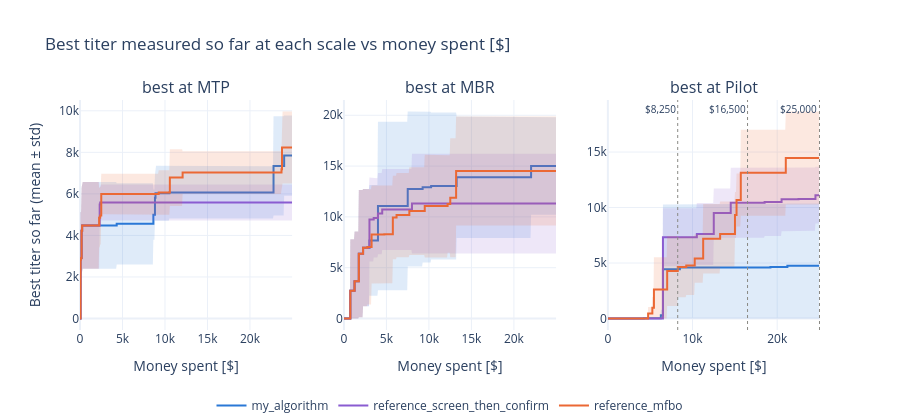
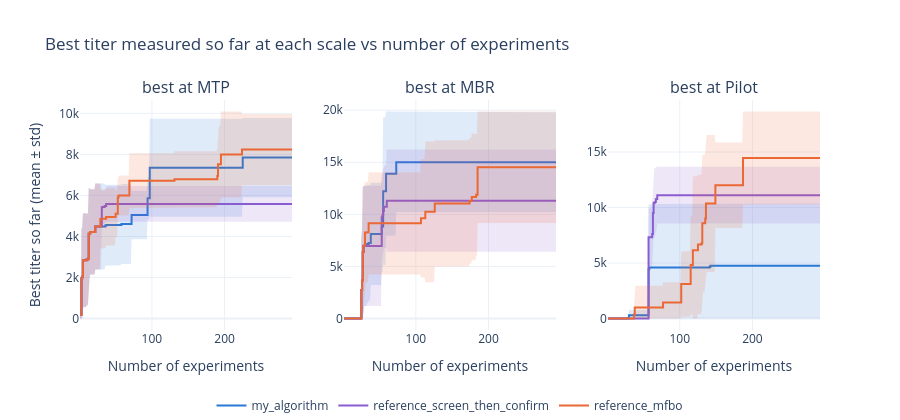

Notebook source saved alongside these figures, in order:
### Code cell
show_results(runs)

### Figure 1 — Plotly figure (JSON) as saved in the notebook; plotly's stock layout.template omitted (floating-point values rounded to 4 significant figures; data arrays with more than 128 entries replaced by an {"elided": "..."} marker saying what was removed)
{"data": [{"hoverinfo": "skip", "line": {"width": 0}, "mode": "lines", "showlegend": false, "type": "scatter", "x": {"elided": "400 float values"}, "xaxis": "x", "y": {"elided": "400 float values"}, "yaxis": "y"}, {"fill": "tonexty", "fillcolor": "rgba(42,120,214,0.15)", "hoverinfo": "skip", "line": {"width": 0}, "mode": "lines", "showlegend": false, "type": "scatter", "x": {"elided": "400 float values"}, "xaxis": "x", "y": {"elided": "400 float values"}, "yaxis": "y"}, {"hovertemplate": "my_algorithm<br>%{x:,.0f}: %{y:,.0f}<extra></extra>", "legendgroup": "my_algorithm", "line": {"color": "#2a78d6", "dash": "solid", "shape": "hv", "width": 2}, "mode": "lines", "name": "my_algorithm", "showlegend": true, "type": "scatter", "x": {"elided": "400 float values"}, "xaxis": "x", "y": {"elided": "400 float values"}, "yaxis": "y"}, {"hoverinfo": "skip", "line": {"width": 0}, "mode": "lines", "showlegend": false, "type": "scatter", "x": {"elided": "400 float values"}, "xaxis": "x", "y": {"elided": "400 float values"}, "yaxis": "y"}, {"fill": "tonexty", "fillcolor": "rgba(138,92,209,0.15)", "hoverinfo": "skip", "line": {"width": 0}, "mode": "lines", "showlegend": false, "type": "scatter", "x": {"elided": "400 float values"}, "xaxis": "x", "y": {"elided": "400 float values"}, "yaxis": "y"}, {"hovertemplate": "reference_screen_then_confirm<br>%{x:,.0f}: %{y:,.0f}<extra></extra>", "legendgroup": "reference_screen_then_confirm", "line": {"color": "#8a5cd1", "dash": "solid", "shape": "hv", "width": 2}, "mode": "lines", "name": "reference_screen_then_confirm", "showlegend": true, "type": "scatter", "x": {"elided": "400 float values"}, "xaxis": "x", "y": {"elided": "400 float values"}, "yaxis": "y"}, {"hoverinfo": "skip", "line": {"width": 0}, "mode": "lines", "showlegend": false, "type": "scatter", "x": {"elided": "400 float values"}, "xaxis": "x", "y": {"elided": "400 float values"}, "yaxis": "y"}, {"fill": "tonexty", "fillcolor": "rgba(235,104,52,0.15)", "hoverinfo": "skip", "line": {"width": 0}, "mode": "lines", "showlegend": false, "type": "scatter", "x": {"elided": "400 float values"}, "xaxis": "x", "y": {"elided": "400 float values"}, "yaxis": "y"}, {"hovertemplate": "reference_mfbo<br>%{x:,.0f}: %{y:,.0f}<extra></extra>", "legendgroup": "reference_mfbo", "line": {"color": "#eb6834", "dash": "solid", "shape": "hv", "width": 2}, "mode": "lines", "name": "reference_mfbo", "showlegend": true, "type": "scatter", "x": {"elided": "400 float values"}, "xaxis": "x", "y": {"elided": "400 float values"}, "yaxis": "y"}, {"hoverinfo": "skip", "line": {"width": 0}, "mode": "lines", "showlegend": false, "type": "scatter", "x": {"elided": "400 float values"}, "xaxis": "x2", "y": {"elided": "400 float values"}, "yaxis": "y2"}, {"fill": "tonexty", "fillcolor": "rgba(42,120,214,0.15)", "hoverinfo": "skip", "line": {"width": 0}, "mode": "lines", "showlegend": false, "type": "scatter", "x": {"elided": "400 float values"}, "xaxis": "x2", "y": {"elided": "400 float values"}, "yaxis": "y2"}, {"hovertemplate": "my_algorithm<br>%{x:,.0f}: %{y:,.0f}<extra></extra>", "legendgroup": "my_algorithm", "line": {"color": "#2a78d6", "dash": "solid", "shape": "hv", "width": 2}, "mode": "lines", "name": "my_algorithm", "showlegend": false, "type": "scatter", "x": {"elided": "400 float values"}, "xaxis": "x2", "y": {"elided": "400 float values"}, "yaxis": "y2"}, {"hoverinfo": "skip", "line": {"width": 0}, "mode": "lines", "showlegend": false, "type": "scatter", "x": {"elided": "400 float values"}, "xaxis": "x2", "y": {"elided": "400 float values"}, "yaxis": "y2"}, {"fill": "tonexty", "fillcolor": "rgba(138,92,209,0.15)", "hoverinfo": "skip", "line": {"width": 0}, "mode": "lines", "showlegend": false, "type": "scatter", "x": {"elided": "400 float values"}, "xaxis": "x2", "y": {"elided": "400 float values"}, "yaxis": "y2"}, {"hovertemplate": "reference_screen_then_confirm<br>%{x:,.0f}: %{y:,.0f}<extra></extra>", "legendgroup": "reference_screen_then_confirm", "line": {"color": "#8a5cd1", "dash": "solid", "shape": "hv", "width": 2}, "mode": "lines", "name": "reference_screen_then_confirm", "showlegend": false, "type": "scatter", "x": {"elided": "400 float values"}, "xaxis": "x2", "y": {"elided": "400 float values"}, "yaxis": "y2"}, {"hoverinfo": "skip", "line": {"width": 0}, "mode": "lines", "showlegend": false, "type": "scatter", "x": {"elided": "400 float values"}, "xaxis": "x2", "y": {"elided": "400 float values"}, "yaxis": "y2"}, {"fill": "tonexty", "fillcolor": "rgba(235,104,52,0.15)", "hoverinfo": "skip", "line": {"width": 0}, "mode": "lines", "showlegend": false, "type": "scatter", "x": {"elided": "400 float values"}, "xaxis": "x2", "y": {"elided": "400 float values"}, "yaxis": "y2"}, {"hovertemplate": "reference_mfbo<br>%{x:,.0f}: %{y:,.0f}<extra></extra>", "legendgroup": "reference_mfbo", "line": {"color": "#eb6834", "dash": "solid", "shape": "hv", "width": 2}, "mode": "lines", "name": "reference_mfbo", "showlegend": false, "type": "scatter", "x": {"elided": "400 float values"}, "xaxis": "x2", "y": {"elided": "400 float values"}, "yaxis": "y2"}, {"hoverinfo": "skip", "line": {"width": 0}, "mode": "lines", "showlegend": false, "type": "scatter", "x": {"elided": "400 float values"}, "xaxis": "x3", "y": {"elided": "400 float values"}, "yaxis": "y3"}, {"fill": "tonexty", "fillcolor": "rgba(42,120,214,0.15)", "hoverinfo": "skip", "line": {"width": 0}, "mode": "lines", "showlegend": false, "type": "scatter", "x": {"elided": "400 float values"}, "xaxis": "x3", "y": {"elided": "400 int values"}, "yaxis": "y3"}, {"hovertemplate": "my_algorithm<br>%{x:,.0f}: %{y:,.0f}<extra></extra>", "legendgroup": "my_algorithm", "line": {"color": "#2a78d6", "dash": "solid", "shape": "hv", "width": 2}, "mode": "lines", "name": "my_algorithm", "showlegend": false, "type": "scatter", "x": {"elided": "400 float values"}, "xaxis": "x3", "y": {"elided": "400 float values"}, "yaxis": "y3"}, {"hoverinfo": "skip", "line": {"width": 0}, "mode": "lines", "showlegend": false, "type": "scatter", "x": {"elided": "400 float values"}, "xaxis": "x3", "y": {"elided": "400 float values"}, "yaxis": "y3"}, {"fill": "tonexty", "fillcolor": "rgba(138,92,209,0.15)", "hoverinfo": "skip", "line": {"width": 0}, "mode": "lines", "showlegend": false, "type": "scatter", "x": {"elided": "400 float values"}, "xaxis": "x3", "y": {"elided": "400 float values"}, "yaxis": "y3"}, {"hovertemplate": "reference_screen_then_confirm<br>%{x:,.0f}: %{y:,.0f}<extra></extra>", "legendgroup": "reference_screen_then_confirm", "line": {"color": "#8a5cd1", "dash": "solid", "shape": "hv", "width": 2}, "mode": "lines", "name": "reference_screen_then_confirm", "showlegend": false, "type": "scatter", "x": {"elided": "400 float values"}, "xaxis": "x3", "y": {"elided": "400 float values"}, "yaxis": "y3"}, {"hoverinfo": "skip", "line": {"width": 0}, "mode": "lines", "showlegend": false, "type": "scatter", "x": {"elided": "400 float values"}, "xaxis": "x3", "y": {"elided": "400 float values"}, "yaxis": "y3"}, {"fill": "tonexty", "fillcolor": "rgba(235,104,52,0.15)", "hoverinfo": "skip", "line": {"width": 0}, "mode": "lines", "showlegend": false, "type": "scatter", "x": {"elided": "400 float values"}, "xaxis": "x3", "y": {"elided": "400 float values"}, "yaxis": "y3"}, {"hovertemplate": "reference_mfbo<br>%{x:,.0f}: %{y:,.0f}<extra></extra>", "legendgroup": "reference_mfbo", "line": {"color": "#eb6834", "dash": "solid", "shape": "hv", "width": 2}, "mode": "lines", "name": "reference_mfbo", "showlegend": false, "type": "scatter", "x": {"elided": "400 float values"}, "xaxis": "x3", "y": {"elided": "400 float values"}, "yaxis": "y3"}], "layout": {"annotations": [{"font": {"size": 16}, "showarrow": false, "text": "best at MTP", "x": 0.1433, "xanchor": "center", "xref": "paper", "y": 1, "yanchor": "bottom", "yref": "paper"}, {"font": {"size": 16}, "showarrow": false, "text": "best at MBR", "x": 0.5, "xanchor": "center", "xref": "paper", "y": 1, "yanchor": "bottom", "yref": "paper"}, {"font": {"size": 16}, "showarrow": false, "text": "best at Pilot", "x": 0.8567, "xanchor": "center", "xref": "paper", "y": 1, "yanchor": "bottom", "yref": "paper"}, {"font": {"size": 10}, "showarrow": false, "text": "$8,250", "x": 8250, "xanchor": "right", "xref": "x3", "y": 1, "yanchor": "top", "yref": "y3 domain"}, {"font": {"size": 10}, "showarrow": false, "text": "$16,500", "x": 16500, "xanchor": "right", "xref": "x3", "y": 1, "yanchor": "top", "yref": "y3 domain"}, {"font": {"size": 10}, "showarrow": false, "text": "$25,000", "x": 25000, "xanchor": "right", "xref": "x3", "y": 1, "yanchor": "top", "yref": "y3 domain"}], "height": 420, "legend": {"orientation": "h", "x": 0.5, "xanchor": "center", "y": 0, "yanchor": "bottom", "yref": "container"}, "margin": {"b": 90}, "shapes": [{"line": {"color": "#8a8984", "dash": "dot", "width": 1}, "type": "line", "x0": 8250, "x1": 8250, "xref": "x3", "y0": 0, "y1": 1, "yref": "y3 domain"}, {"line": {"color": "#8a8984", "dash": "dot", "width": 1}, "type": "line", "x0": 16500, "x1": 16500, "xref": "x3", "y0": 0, "y1": 1, "yref": "y3 domain"}, {"line": {"color": "#8a8984", "dash": "dot", "width": 1}, "type": "line", "x0": 25000, "x1": 25000, "xref": "x3", "y0": 0, "y1": 1, "yref": "y3 domain"}], "title": {"text": "Best titer measured so far at each scale vs money spent [$]"}, "xaxis": {"anchor": "y", "domain": [0, 0.2867], "title": {"text": "Money spent [$]"}}, "xaxis2": {"anchor": "y2", "domain": [0.3567, 0.6433], "title": {"text": "Money spent [$]"}}, "xaxis3": {"anchor": "y3", "domain": [0.7133, 1], "title": {"text": "Money spent [$]"}}, "yaxis": {"anchor": "x", "domain": [0, 1], "title": {"text": "Best titer so far (mean ± std)"}}, "yaxis2": {"anchor": "x2", "domain": [0, 1]}, "yaxis3": {"anchor": "x3", "domain": [0, 1]}}}

### Figure 2 — Plotly figure (JSON) as saved in the notebook; plotly's stock layout.template omitted (floating-point values rounded to 4 significant figures; data arrays with more than 128 entries replaced by an {"elided": "..."} marker saying what was removed)
{"data": [{"hoverinfo": "skip", "line": {"width": 0}, "mode": "lines", "showlegend": false, "type": "scatter", "x": {"elided": "293 int values"}, "xaxis": "x", "y": {"elided": "293 float values"}, "yaxis": "y"}, {"fill": "tonexty", "fillcolor": "rgba(42,120,214,0.15)", "hoverinfo": "skip", "line": {"width": 0}, "mode": "lines", "showlegend": false, "type": "scatter", "x": {"elided": "293 int values"}, "xaxis": "x", "y": {"elided": "293 float values"}, "yaxis": "y"}, {"hovertemplate": "my_algorithm<br>%{x:,.0f}: %{y:,.0f}<extra></extra>", "legendgroup": "my_algorithm", "line": {"color": "#2a78d6", "dash": "solid", "shape": "hv", "width": 2}, "mode": "lines", "name": "my_algorithm", "showlegend": true, "type": "scatter", "x": {"elided": "293 int values"}, "xaxis": "x", "y": {"elided": "293 float values"}, "yaxis": "y"}, {"hoverinfo": "skip", "line": {"width": 0}, "mode": "lines", "showlegend": false, "type": "scatter", "x": {"elided": "293 int values"}, "xaxis": "x", "y": {"elided": "293 float values"}, "yaxis": "y"}, {"fill": "tonexty", "fillcolor": "rgba(138,92,209,0.15)", "hoverinfo": "skip", "line": {"width": 0}, "mode": "lines", "showlegend": false, "type": "scatter", "x": {"elided": "293 int values"}, "xaxis": "x", "y": {"elided": "293 float values"}, "yaxis": "y"}, {"hovertemplate": "reference_screen_then_confirm<br>%{x:,.0f}: %{y:,.0f}<extra></extra>", "legendgroup": "reference_screen_then_confirm", "line": {"color": "#8a5cd1", "dash": "solid", "shape": "hv", "width": 2}, "mode": "lines", "name": "reference_screen_then_confirm", "showlegend": true, "type": "scatter", "x": {"elided": "293 int values"}, "xaxis": "x", "y": {"elided": "293 float values"}, "yaxis": "y"}, {"hoverinfo": "skip", "line": {"width": 0}, "mode": "lines", "showlegend": false, "type": "scatter", "x": {"elided": "293 int values"}, "xaxis": "x", "y": {"elided": "293 float values"}, "yaxis": "y"}, {"fill": "tonexty", "fillcolor": "rgba(235,104,52,0.15)", "hoverinfo": "skip", "line": {"width": 0}, "mode": "lines", "showlegend": false, "type": "scatter", "x": {"elided": "293 int values"}, "xaxis": "x", "y": {"elided": "293 float values"}, "yaxis": "y"}, {"hovertemplate": "reference_mfbo<br>%{x:,.0f}: %{y:,.0f}<extra></extra>", "legendgroup": "reference_mfbo", "line": {"color": "#eb6834", "dash": "solid", "shape": "hv", "width": 2}, "mode": "lines", "name": "reference_mfbo", "showlegend": true, "type": "scatter", "x": {"elided": "293 int values"}, "xaxis": "x", "y": {"elided": "293 float values"}, "yaxis": "y"}, {"hoverinfo": "skip", "line": {"width": 0}, "mode": "lines", "showlegend": false, "type": "scatter", "x": {"elided": "293 int values"}, "xaxis": "x2", "y": {"elided": "293 float values"}, "yaxis": "y2"}, {"fill": "tonexty", "fillcolor": "rgba(42,120,214,0.15)", "hoverinfo": "skip", "line": {"width": 0}, "mode": "lines", "showlegend": false, "type": "scatter", "x": {"elided": "293 int values"}, "xaxis": "x2", "y": {"elided": "293 float values"}, "yaxis": "y2"}, {"hovertemplate": "my_algorithm<br>%{x:,.0f}: %{y:,.0f}<extra></extra>", "legendgroup": "my_algorithm", "line": {"color": "#2a78d6", "dash": "solid", "shape": "hv", "width": 2}, "mode": "lines", "name": "my_algorithm", "showlegend": false, "type": "scatter", "x": {"elided": "293 int values"}, "xaxis": "x2", "y": {"elided": "293 float values"}, "yaxis": "y2"}, {"hoverinfo": "skip", "line": {"width": 0}, "mode": "lines", "showlegend": false, "type": "scatter", "x": {"elided": "293 int values"}, "xaxis": "x2", "y": {"elided": "293 float values"}, "yaxis": "y2"}, {"fill": "tonexty", "fillcolor": "rgba(138,92,209,0.15)", "hoverinfo": "skip", "line": {"width": 0}, "mode": "lines", "showlegend": false, "type": "scatter", "x": {"elided": "293 int values"}, "xaxis": "x2", "y": {"elided": "293 float values"}, "yaxis": "y2"}, {"hovertemplate": "reference_screen_then_confirm<br>%{x:,.0f}: %{y:,.0f}<extra></extra>", "legendgroup": "reference_screen_then_confirm", "line": {"color": "#8a5cd1", "dash": "solid", "shape": "hv", "width": 2}, "mode": "lines", "name": "reference_screen_then_confirm", "showlegend": false, "type": "scatter", "x": {"elided": "293 int values"}, "xaxis": "x2", "y": {"elided": "293 float values"}, "yaxis": "y2"}, {"hoverinfo": "skip", "line": {"width": 0}, "mode": "lines", "showlegend": false, "type": "scatter", "x": {"elided": "293 int values"}, "xaxis": "x2", "y": {"elided": "293 float values"}, "yaxis": "y2"}, {"fill": "tonexty", "fillcolor": "rgba(235,104,52,0.15)", "hoverinfo": "skip", "line": {"width": 0}, "mode": "lines", "showlegend": false, "type": "scatter", "x": {"elided": "293 int values"}, "xaxis": "x2", "y": {"elided": "293 float values"}, "yaxis": "y2"}, {"hovertemplate": "reference_mfbo<br>%{x:,.0f}: %{y:,.0f}<extra></extra>", "legendgroup": "reference_mfbo", "line": {"color": "#eb6834", "dash": "solid", "shape": "hv", "width": 2}, "mode": "lines", "name": "reference_mfbo", "showlegend": false, "type": "scatter", "x": {"elided": "293 int values"}, "xaxis": "x2", "y": {"elided": "293 float values"}, "yaxis": "y2"}, {"hoverinfo": "skip", "line": {"width": 0}, "mode": "lines", "showlegend": false, "type": "scatter", "x": {"elided": "293 int values"}, "xaxis": "x3", "y": {"elided": "293 float values"}, "yaxis": "y3"}, {"fill": "tonexty", "fillcolor": "rgba(42,120,214,0.15)", "hoverinfo": "skip", "line": {"width": 0}, "mode": "lines", "showlegend": false, "type": "scatter", "x": {"elided": "293 int values"}, "xaxis": "x3", "y": {"elided": "293 int values"}, "yaxis": "y3"}, {"hovertemplate": "my_algorithm<br>%{x:,.0f}: %{y:,.0f}<extra></extra>", "legendgroup": "my_algorithm", "line": {"color": "#2a78d6", "dash": "solid", "shape": "hv", "width": 2}, "mode": "lines", "name": "my_algorithm", "showlegend": false, "type": "scatter", "x": {"elided": "293 int values"}, "xaxis": "x3", "y": {"elided": "293 float values"}, "yaxis": "y3"}, {"hoverinfo": "skip", "line": {"width": 0}, "mode": "lines", "showlegend": false, "type": "scatter", "x": {"elided": "293 int values"}, "xaxis": "x3", "y": {"elided": "293 float values"}, "yaxis": "y3"}, {"fill": "tonexty", "fillcolor": "rgba(138,92,209,0.15)", "hoverinfo": "skip", "line": {"width": 0}, "mode": "lines", "showlegend": false, "type": "scatter", "x": {"elided": "293 int values"}, "xaxis": "x3", "y": {"elided": "293 float values"}, "yaxis": "y3"}, {"hovertemplate": "reference_screen_then_confirm<br>%{x:,.0f}: %{y:,.0f}<extra></extra>", "legendgroup": "reference_screen_then_confirm", "line": {"color": "#8a5cd1", "dash": "solid", "shape": "hv", "width": 2}, "mode": "lines", "name": "reference_screen_then_confirm", "showlegend": false, "type": "scatter", "x": {"elided": "293 int values"}, "xaxis": "x3", "y": {"elided": "293 float values"}, "yaxis": "y3"}, {"hoverinfo": "skip", "line": {"width": 0}, "mode": "lines", "showlegend": false, "type": "scatter", "x": {"elided": "293 int values"}, "xaxis": "x3", "y": {"elided": "293 float values"}, "yaxis": "y3"}, {"fill": "tonexty", "fillcolor": "rgba(235,104,52,0.15)", "hoverinfo": "skip", "line": {"width": 0}, "mode": "lines", "showlegend": false, "type": "scatter", "x": {"elided": "293 int values"}, "xaxis": "x3", "y": {"elided": "293 float values"}, "yaxis": "y3"}, {"hovertemplate": "reference_mfbo<br>%{x:,.0f}: %{y:,.0f}<extra></extra>", "legendgroup": "reference_mfbo", "line": {"color": "#eb6834", "dash": "solid", "shape": "hv", "width": 2}, "mode": "lines", "name": "reference_mfbo", "showlegend": false, "type": "scatter", "x": {"elided": "293 int values"}, "xaxis": "x3", "y": {"elided": "293 float values"}, "yaxis": "y3"}], "layout": {"annotations": [{"font": {"size": 16}, "showarrow": false, "text": "best at MTP", "x": 0.1433, "xanchor": "center", "xref": "paper", "y": 1, "yanchor": "bottom", "yref": "paper"}, {"font": {"size": 16}, "showarrow": false, "text": "best at MBR", "x": 0.5, "xanchor": "center", "xref": "paper", "y": 1, "yanchor": "bottom", "yref": "paper"}, {"font": {"size": 16}, "showarrow": false, "text": "best at Pilot", "x": 0.8567, "xanchor": "center", "xref": "paper", "y": 1, "yanchor": "bottom", "yref": "paper"}], "height": 420, "legend": {"orientation": "h", "x": 0.5, "xanchor": "center", "y": 0, "yanchor": "bottom", "yref": "container"}, "margin": {"b": 90}, "title": {"text": "Best titer measured so far at each scale vs number of experiments"}, "xaxis": {"anchor": "y", "domain": [0, 0.2867], "title": {"text": "Number of experiments"}}, "xaxis2": {"anchor": "y2", "domain": [0.3567, 0.6433], "title": {"text": "Number of experiments"}}, "xaxis3": {"anchor": "y3", "domain": [0.7133, 1], "title": {"text": "Number of experiments"}}, "yaxis": {"anchor": "x", "domain": [0, 1], "title": {"text": "Best titer so far (mean ± std)"}}, "yaxis2": {"anchor": "x2", "domain": [0, 1]}, "yaxis3": {"anchor": "x3", "domain": [0, 1]}}}
